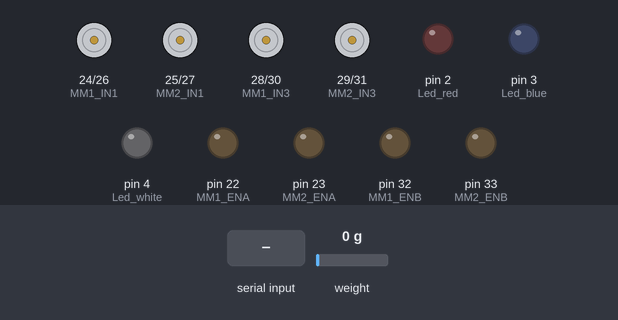
The sketch below on a simulated Arduino Mega 2560, built with avr-gcc and run on an emulated ATmega2560. On the bench: motor-driver pin pairs drawn as motors (green arrow = first pin HIGH = forward, orange = second pin HIGH = backward, longer = more drive), output pins drawn as LEDs (lit = HIGH). Inputs (shaded band) come from the test bench; at power-on: weight on the scale 0 g. EEPROM starts erased; what the sketch prints to the serial monitor is not drawn.

Above: at 3.3 s.
3.4 s: "2" received over the second serial link
At 6.1 s:
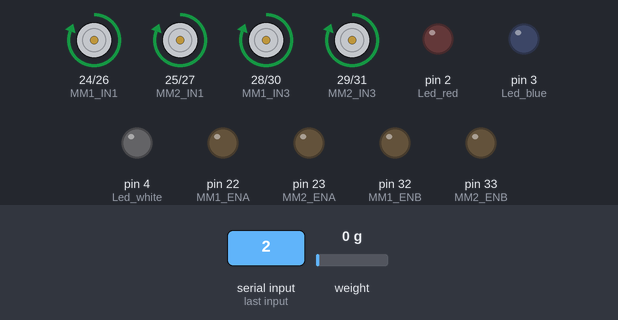
6.4 s: "4" received over the second serial link
At 7.8 s:
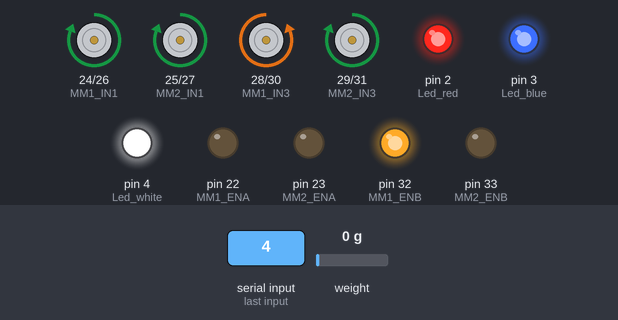
9.4 s: "5" received over the second serial link
At 10.8 s:
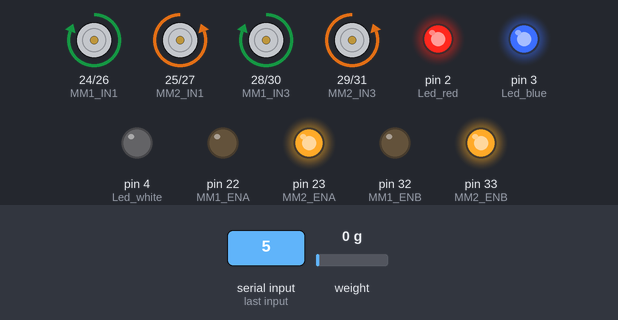
12.4 s: "1" received over the second serial link
At 13.7 s:
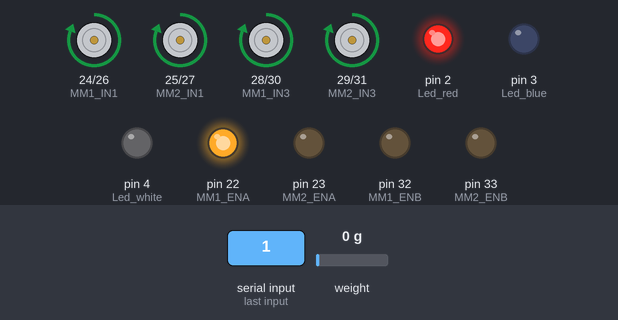
15.4 s: "3" received over the second serial link
At 16.8 s:
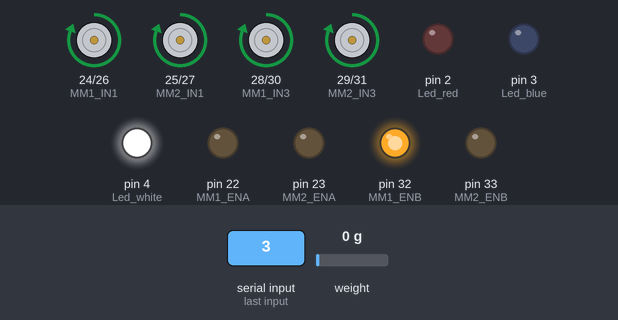
18.4 s: "6" received over the second serial link
At 19.8 s:
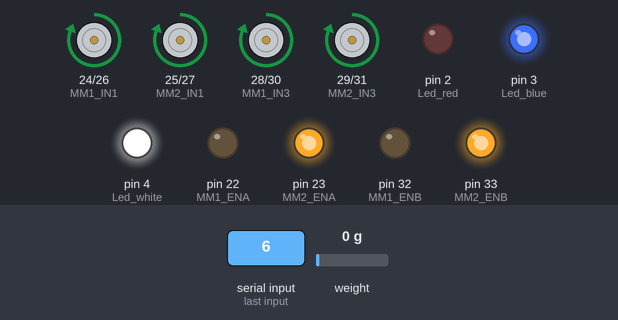
Timing chart, 0 to 21.4 s (numbered marks = the images above; inputs shaded):
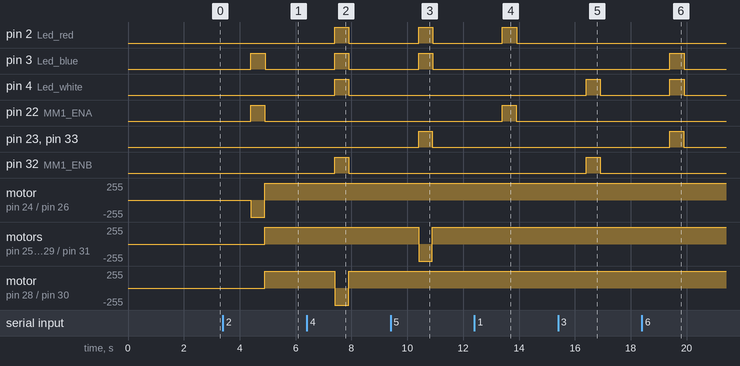

The sketch:

BasicOperations_3.ino
```cpp
//leds are used for showing conditions and alerts.
#define Led_red 2
#define Led_blue 3
#define Led_white 4

//Ir sensor is used for accident prevention.
#define IR_pin 53

//Motors for up-down and left-right motion are connected to MM1.
#define MM1_ENA 22
#define MM1_IN1 24
#define MM1_IN2 26
#define MM1_IN3 28
#define MM1_IN4 30
#define MM1_ENB 32

//Motors for clockwise and anti-clockwise motion are connected to MM2.
#define MM2_ENA 23
#define MM2_IN1 25
#define MM2_IN2 27
#define MM2_IN3 29
#define MM2_IN4 31
#define MM2_ENB 33

//Bluetooth is connected to rx,tx -> 18,19 .. i.e Serial1 of Mega.

//Setting EEPROM to set values to non-volatile memory.
#include <EEPROM.h>

//positions for motors.
long mm1_posA = 0;
long mm1_posB = 0;
long mm2_pos = 0;

long last_mm1_posA = 0;
long last_mm1_posB = 0;
long last_mm2_pos = 0;

//address map for eeprom.
#define EEPROM_MM1_POS_A_ADDR 0
#define EEPROM_MM1_POS_B_ADDR sizeof(long)
#define EEPROM_MM2_POS_ADDR (EEPROM_MM1_POS_B_ADDR + sizeof(long))

#define EEPROM_MAGIC_ADDR 100
#define EEPROM_MAGIC_VAL 123

byte checkVal;

//HX711 is included to set up load cell.
#include "HX711.h"

#define DOUT 11
#define CLK 12

// HX711 scale(DOUT, CLK);
HX711 scale;


void setup() {
  //Serial and Bluetooth Communcation.
  Serial.begin(9600);
  Serial1.begin(9600);

  //IR Sensor.
  pinMode(IR_pin, INPUT);

  //LEDs.
  pinMode(Led_red,OUTPUT);
  pinMode(Led_blue,OUTPUT);
  pinMode(Led_white,OUTPUT);

  //Motor Module 1
  pinMode(MM1_ENA,OUTPUT);
  pinMode(MM1_IN1,OUTPUT);
  pinMode(MM1_IN2,OUTPUT);
  pinMode(MM1_IN3,OUTPUT);
  pinMode(MM1_IN4,OUTPUT);
  pinMode(MM1_ENB,OUTPUT);

  //Motor Module 2
  pinMode(MM2_ENA,OUTPUT);
  pinMode(MM2_IN1,OUTPUT);
  pinMode(MM2_IN2,OUTPUT);
  pinMode(MM2_IN3,OUTPUT);
  pinMode(MM2_IN4,OUTPUT);
  pinMode(MM2_ENB,OUTPUT);

  //EEPROM.
  EEPROM.get(EEPROM_MAGIC_ADDR, checkVal);
  if (checkVal != EEPROM_MAGIC_VAL) {
    mm1_posA = 0;
    mm1_posB = 0;
    mm2_pos = 0;
    EEPROM.put(EEPROM_MM1_POS_A_ADDR, mm1_posA);
    EEPROM.put(EEPROM_MM1_POS_B_ADDR, mm1_posB);
    EEPROM.put(EEPROM_MM2_POS_ADDR, mm2_pos);

    EEPROM.put(EEPROM_MAGIC_ADDR, EEPROM_MAGIC_VAL);
    Serial.println("First boot — position initialized.");
  }
  else
  {
    EEPROM.get(EEPROM_MM1_POS_A_ADDR, mm1_posA);
    EEPROM.get(EEPROM_MM1_POS_B_ADDR, mm1_posB);
    EEPROM.get(EEPROM_MM2_POS_ADDR, mm2_pos);

    Serial.println("Positions loaded from EEPROM.");
  }
  last_mm1_posA = mm1_posA;
  last_mm1_posB = mm1_posB;
  last_mm2_pos = mm2_pos;

  Serial.print("Horizontal Position : ");
  Serial.println(mm1_posA);
  Serial.print("Vertical Position : ");
  Serial.println(mm1_posB);
  Serial.print("Angular Position : ");
  Serial.println(mm2_pos);

  //Load Cell.
  scale.begin(DOUT, CLK);

  // Tare the scale (zero it)
  scale.set_scale();
  scale.tare();

  // Set the scale calibration factor (this will depend on your load cell)

  scale.set_scale(700.f);  // You will need to calibrate this value based on your load cell

  long initial_reading = scale.get_units(10);
  Serial.print("Load Cell Reading : ");
  Serial.println(initial_reading);


  Serial1.print("Horizontal Position : ");
  Serial1.println(mm1_posA);
  Serial1.print("Vertical Position : ");
  Serial1.println(mm1_posB);
  Serial1.print("Angular Position : ");
  Serial1.println(mm2_pos);
  Serial1.print("Load Cell Reading : ");
  Serial1.println(initial_reading);
}

void left()
{
  Serial1.println("In Left Function...");
  digitalWrite(MM1_IN1,HIGH);
  digitalWrite(MM1_IN2,LOW);
  analogWrite(MM1_ENA,225);
  delay(500);
  mm1_posA--;
  stop();
  savePositionIfChanged();
}

void right()
{
  Serial1.println("In Right Function...");
  digitalWrite(MM1_IN1,LOW);
  digitalWrite(MM1_IN2,HIGH);
  analogWrite(MM1_ENA,225);
  delay(500);
  mm1_posA++;
  stop();
  savePositionIfChanged();
}

void up()
{
  Serial1.println("In Up Function...");
  digitalWrite(MM1_IN3,HIGH);
  digitalWrite(MM1_IN4,LOW);
  analogWrite(MM1_ENB,225);
  delay(500);
  mm1_posB--;
  stop();
  savePositionIfChanged();
}

void down()
{
  Serial1.println("In Down Function...");
  digitalWrite(MM1_IN3,LOW);
  digitalWrite(MM1_IN4,HIGH);
  analogWrite(MM1_ENB,225);
  delay(500);
  mm1_posB++;
  stop();
  savePositionIfChanged();
}

void clockwise()
{
  Serial1.println("In AntiClockwise...");
  digitalWrite(MM2_IN1,LOW);
  digitalWrite(MM2_IN2,HIGH);
  digitalWrite(MM2_IN3,LOW);
  digitalWrite(MM2_IN4,HIGH);
  analogWrite(MM2_ENA,255);
  analogWrite(MM2_ENB,255);
  delay(500);
  mm2_pos++;
  stop();
  savePositionIfChanged();
}

void anticlockwise()
{
  Serial1.println("In Clockwise...");
  digitalWrite(MM2_IN1,HIGH);
  digitalWrite(MM2_IN2,LOW);
  digitalWrite(MM2_IN3,HIGH);
  digitalWrite(MM2_IN4,LOW);
  analogWrite(MM2_ENA,255);
  analogWrite(MM2_ENB,255);
  delay(500);
  mm2_pos--;
  stop();
  savePositionIfChanged();
}

void stop()
{
  digitalWrite(MM1_IN1,HIGH);
  digitalWrite(MM1_IN2,LOW);
  analogWrite(MM1_ENA,0);
  digitalWrite(MM1_IN3,HIGH);
  digitalWrite(MM1_IN4,LOW);
  analogWrite(MM1_ENB,0);

  digitalWrite(MM2_IN1,HIGH);
  digitalWrite(MM2_IN2,LOW);
  analogWrite(MM2_ENA,0);
  digitalWrite(MM2_IN3,HIGH);
  digitalWrite(MM2_IN4,LOW);
  analogWrite(MM2_ENB,0);
}


void savePositionIfChanged() {
  Serial.println("");
  if (mm1_posA != last_mm1_posA) {
    EEPROM.put(EEPROM_MM1_POS_A_ADDR, mm1_posA);
    last_mm1_posA = mm1_posA;
    Serial.print("mm1_posA updated: "); Serial.println(mm1_posA);
  }

  if (mm1_posB != last_mm1_posB) {
    EEPROM.put(EEPROM_MM1_POS_B_ADDR, mm1_posB);
    last_mm1_posB = mm1_posB;
    Serial.print("mm1_posB updated: "); Serial.println(mm1_posB);
  }

  if (mm2_pos != last_mm2_pos) {
    EEPROM.put(EEPROM_MM2_POS_ADDR, mm2_pos);
    last_mm2_pos = mm2_pos;
    Serial.print("mm2_pos updated: "); Serial.println(mm2_pos);
  }

  Serial1.print("Horizontal Position : ");
  Serial1.println(mm1_posA);
  Serial1.print("Vertical Position : ");
  Serial1.println(mm1_posB);
  Serial1.print("Angular Position : ");
  Serial1.println(mm2_pos);
}


void loop() {
  if(Serial1.available()>0)
  {
    char command=Serial1.read();
    Serial.print("Command Received : ");
    Serial.println(command);

    long reading = scale.get_units(10);
    long r=reading;
    if(reading<50)
    {
      reading=0;
    }
    else if(reading<100)
    {
      reading+=70;
    }
    else if(reading<150)
    {
      reading+=50;
    }
    else if(reading<200)
    {
      reading+=20;
    }
    else if(reading>300)
    {
      reading-=50;
    }
    else if(reading>400)
    {
      reading-=100;
    }
    else if(reading>500)
    {
      reading-=150;
    }

    if(command=='1')
    {
      digitalWrite(Led_red,HIGH);
      digitalWrite(Led_blue,LOW);
      digitalWrite(Led_white,LOW);
      if (mm1_posA>0)
      {
        left();
      }
      digitalWrite(Led_red,LOW);
    }
    else if(command=='2')
    {
      digitalWrite(Led_red,LOW);
      digitalWrite(Led_blue,HIGH);
      digitalWrite(Led_white,LOW);
      if (mm1_posA<10)
      {
      right();
      }

      digitalWrite(Led_blue,LOW);
    }
    else if(command=='3')
    {
      digitalWrite(Led_red,LOW);
      digitalWrite(Led_blue,LOW);
      digitalWrite(Led_white,HIGH);
      if (mm1_posB>0)
      {
        up();
      }
      digitalWrite(Led_white,LOW);
    }
    else if(command=='4')
    {
      digitalWrite(Led_red,HIGH);
      digitalWrite(Led_blue,HIGH);
      digitalWrite(Led_white,HIGH);
      if(mm1_posB<35)
      {
        down();
      }
      digitalWrite(Led_red,LOW);
      digitalWrite(Led_blue,LOW);
      digitalWrite(Led_white,LOW);
    }
    else if(command=='5')
    {
      digitalWrite(Led_red,HIGH);
      digitalWrite(Led_blue,HIGH);
      digitalWrite(Led_white,LOW);
      if(mm2_pos<3)
      {
        clockwise();
      }
      digitalWrite(Led_red,LOW);
      digitalWrite(Led_blue,LOW);
      digitalWrite(Led_white,LOW);
    }
    else if(command=='6')
    {
      digitalWrite(Led_red,LOW);
      digitalWrite(Led_blue,HIGH);
      digitalWrite(Led_white,HIGH);
      if(mm2_pos>-3)
      {
        anticlockwise();
      }
      digitalWrite(Led_red,LOW);
      digitalWrite(Led_blue,LOW);
      digitalWrite(Led_white,LOW);
    }
    else if(command=='7')
    {
      Serial.print("Reading: ");
      Serial.println(reading);
      Serial1.print("Reading: ");
      Serial1.print(reading);
      Serial1.print(" | ");
      Serial1.println(r);
    }
    else if(command=='0')
    {
      digitalWrite(Led_red,LOW);
      digitalWrite(Led_blue,LOW);
      digitalWrite(Led_white,LOW);
      delay(2000);
      stop();
    }
    else
    {
      Serial.println("Invlaid Input !!!");
    }
  }
}
```

Measured:
- after the input at 3.4 s, pin 3 (Led_blue): LOW → HIGH after 1.0 s, → LOW 0.51 s later; pin 22 (MM1_ENA): LOW → HIGH after 1.0 s, → LOW 0.50 s later
- after the input at 6.4 s, pin 2 (Led_red), pin 3 (Led_blue), pin 4 (Led_white): LOW → HIGH after 1.0 s, → LOW 0.51 s later; pin 32 (MM1_ENB): LOW → HIGH after 1.0 s, → LOW 0.50 s later; motor on pin 28 (MM1_IN3) / pin 30 (MM1_IN4): forward 255/255 → backward 255/255 after 1.0 s, → forward 255/255 0.50 s later
- after the input at 9.4 s, pin 2 (Led_red), pin 3 (Led_blue): LOW → HIGH after 1.0 s, → LOW 0.51 s later; pin 23 (MM2_ENA), pin 33 (MM2_ENB): LOW → HIGH after 1.0 s, → LOW 0.50 s later; motor on pin 25 (MM2_IN1) / pin 27 (MM2_IN2), motor on pin 29 (MM2_IN3) / pin 31 (MM2_IN4): forward 255/255 → backward 255/255 after 1.0 s, → forward 255/255 0.50 s later
- after the input at 12.4 s, pin 2 (Led_red): LOW → HIGH after 1.0 s, → LOW 0.51 s later; pin 22 (MM1_ENA): LOW → HIGH after 1.0 s, → LOW 0.50 s later
- after the input at 15.4 s, pin 4 (Led_white): LOW → HIGH after 1.0 s, → LOW 0.51 s later; pin 32 (MM1_ENB): LOW → HIGH after 1.0 s, → LOW 0.50 s later
- after the input at 18.4 s, pin 3 (Led_blue), pin 4 (Led_white): LOW → HIGH after 1.0 s, → LOW 0.51 s later; pin 23 (MM2_ENA), pin 33 (MM2_ENB): LOW → HIGH after 1.0 s, → LOW 0.50 s later
